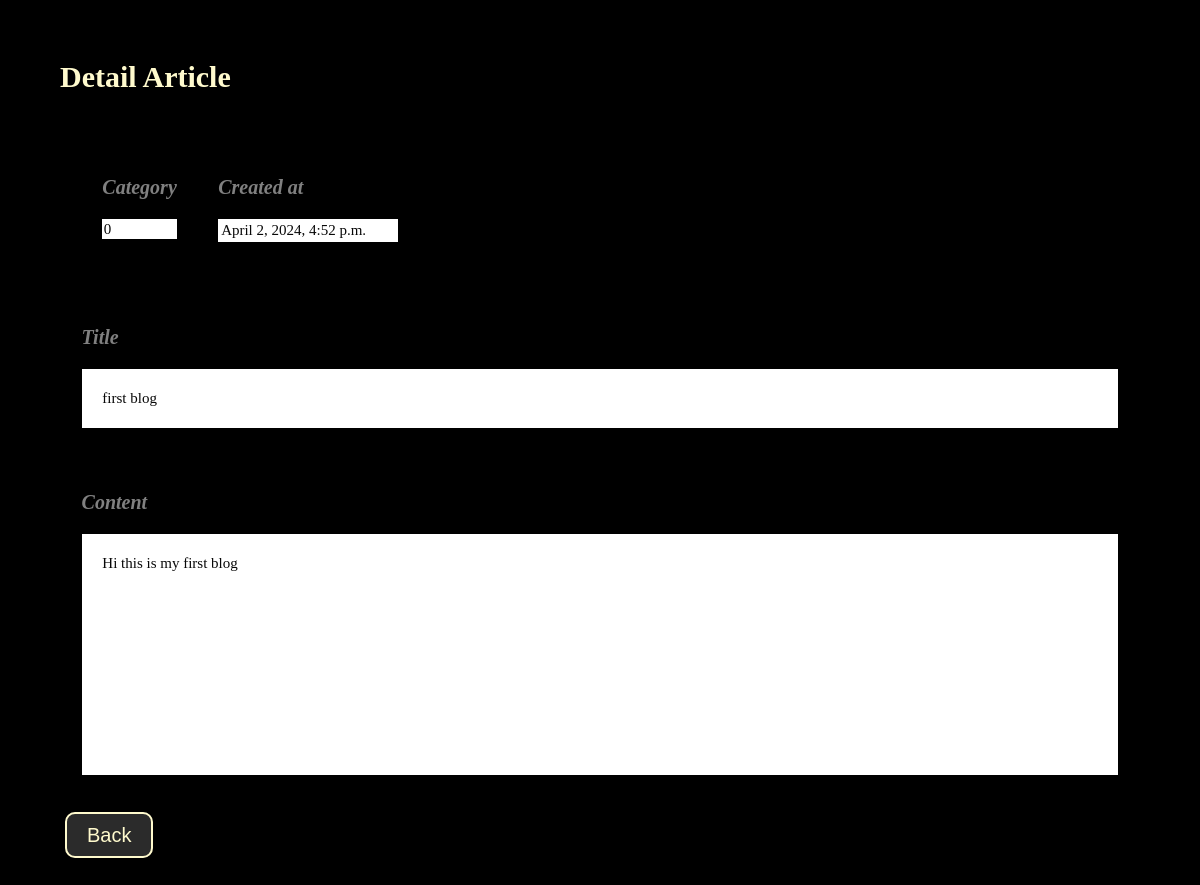
/detail/1, run on the app's committed database.
### blogApp/models.py (models this page shows, shortened)
class Article(models.Model):
    title = models.CharField(max_length=200)
    content= models.TextField()
    category = models.CharField(max_length=30) #카테고리명
    created_at = models.DateTimeField(auto_now_add=True)  #만든 시간

### blogApp/views.py (the view)
# urls.py: path('detail/<int:article_id>',views.detail,name='detail'),  #int정수가 뒤에 오는 이름이고, article_id로 저장할거다.
def detail(request, article_id):
    article = Article.objects.get(pk = article_id)  #변수니까 {{ }} 로 할 필요없음 그건 html에서 하면 된다!
    return render(request, 'detail.html', {'article': article})

### blogApp/templates/detail.html (shortened to what this page needs)
{% load static %}
<!DOCTYPE html>
<html lang="en">
    <head>
        <link rel="stylesheet" type="text/css" href="{% static 'detail1.css' %}" />
    </head>
    <body>
        <h1>Detail Article</h1>
        <div class="top-box">
            <div>
                <h3>Category</h3>
                <div class="box">{{article.category}} <br /></div>
            </div>
            <div>
                <h3>Created at</h3>
                <div class="box" id="time">{{article.created_at}}</div>
            </div>
        </div>
        <div>
            <h3>Title</h3>
            <div class="box">{{article.title}} <br /></div>
        </div>
        <div>
            <h3>Content</h3>
            <div class="box" id="content">{{article.content}} <br /></div>
        </div>
        <br />
        <a id="back" href="{% url 'list' %}">Back</a>
    </body>
</html>

### blogApp/static/detail1.css (style rules this page uses)
body { margin: 5%; background-color: rgb(0, 0, 0); color: rgb(8, 8, 8); font-family: 'Apple SD Gothic Neo'; font-size: 15px; }
div { padding: 2%; }
h1 { color: lemonchiffon; }
h3 { font-style: italic; color: gray; font-size: 20px; left: 10px; }
.top-box { display: flex; justify-content: left; }
.box { background-color: white; }
#time { min-width: 120%; }
#content { min-height: 200px; }
a { color: rgb(255, 255, 255); text-decoration: none; font-family: sans-serif; position: relative; left: 120px; font-size: 17px; font-style: normal; font-weight: normal; }
#back { margin-top: 20%; font-style: bolder; font-size: 20px; font-family: Verdana, Geneva, Tahoma, sans-serif; color: lemonchiffon; padding-left: 20px; padding-right: 20px; padding-top: 10px; padding-bottom: 10px; background-color: #ffffff2b; border: 2px solid lemonchiffon; position: relative; left: 5px; top: 10px; border-radius: 10px; }

### data on the page
Article: category "0", created_at "April 2, 2024, 4:52 p.m.", title "first blog", content "Hi this is my first blog"
